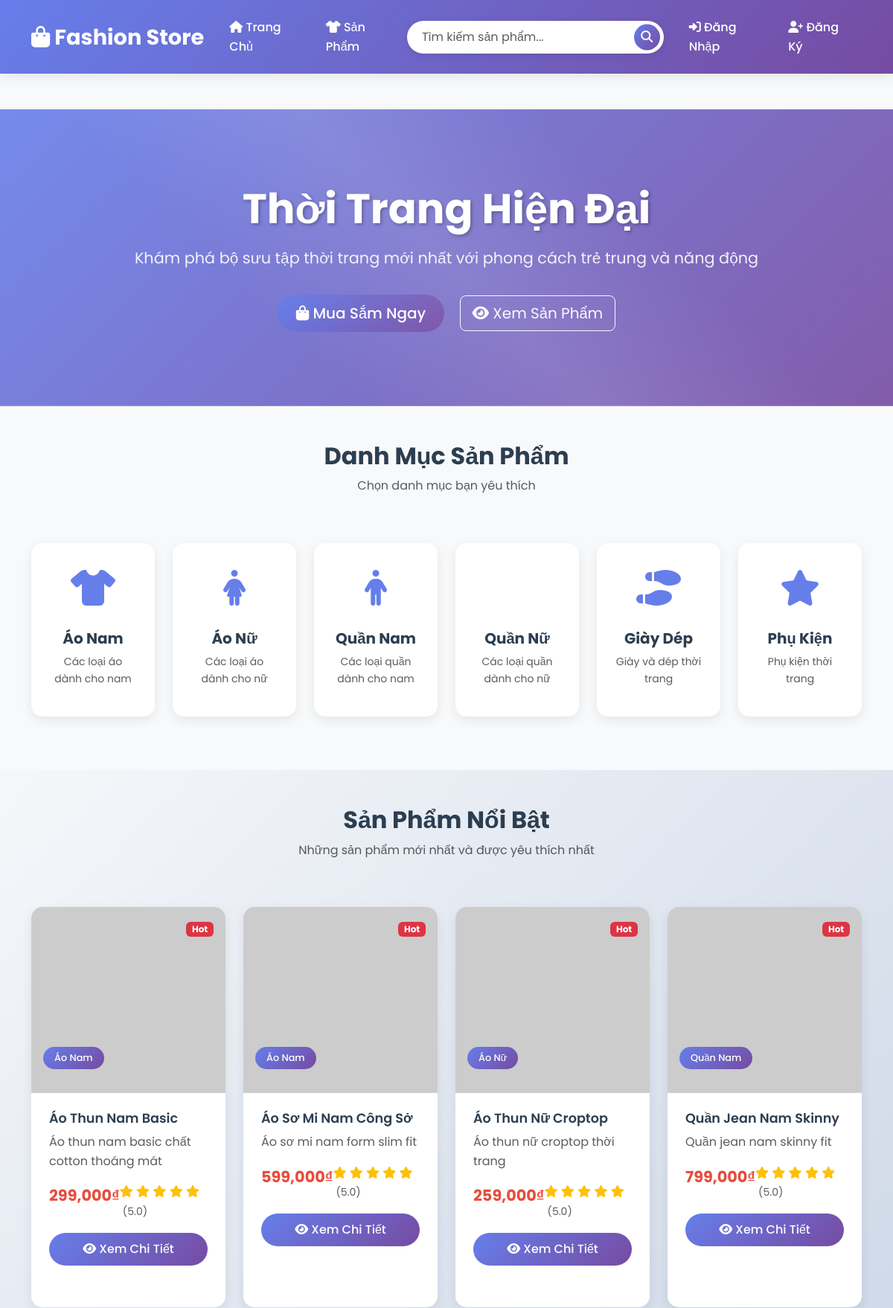
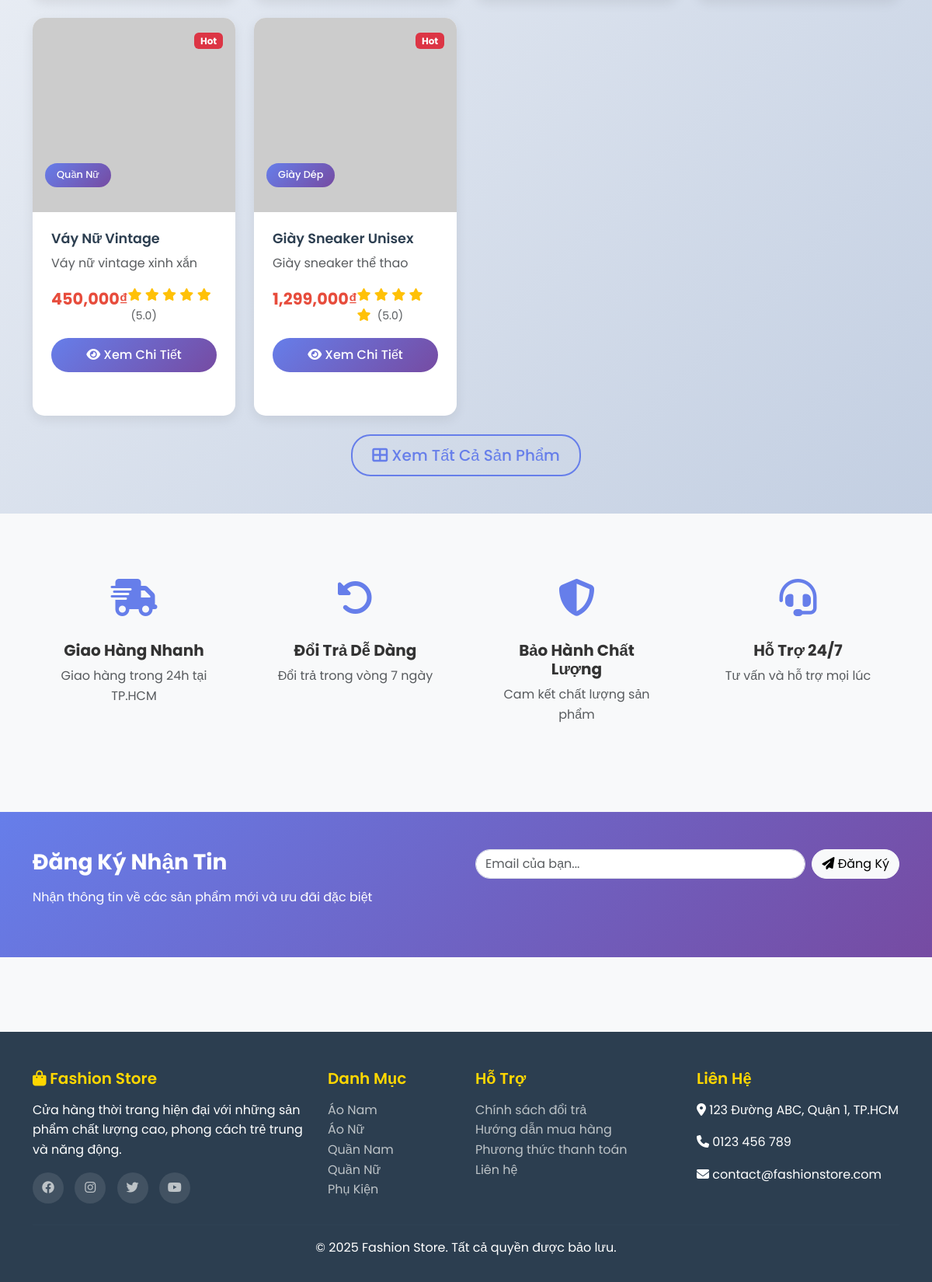
The page / on the database its author committed (2 pictures, top to bottom).
### tables this page shows
CREATE TABLE categories (
            id INTEGER PRIMARY KEY AUTOINCREMENT,
            name TEXT UNIQUE NOT NULL,
            description TEXT,
            created_at TIMESTAMP DEFAULT CURRENT_TIMESTAMP
        );

CREATE TABLE products (
            id INTEGER PRIMARY KEY AUTOINCREMENT,
            name TEXT NOT NULL,
            description TEXT,
            price REAL NOT NULL,
            category_id INTEGER,
            image_url TEXT,
            stock INTEGER DEFAULT 0,
            size TEXT,
            color TEXT,
            created_at TIMESTAMP DEFAULT CURRENT_TIMESTAMP,
            FOREIGN KEY (category_id) REFERENCES categories (id)
        );

### app.py (the view)
    def index(self):
        conn = self.get_db_connection()
        products = conn.execute('''
            SELECT p.*, c.name as category_name
            FROM products p
            LEFT JOIN categories c ON p.category_id = c.id
            ORDER BY p.created_at DESC
            LIMIT 8
        ''').fetchall()
        categories = conn.execute('SELECT * FROM categories').fetchall()
        conn.close()
        return render_template('index.html', products=products, categories=categories)

### templates/index.html (shortened to what this page needs)
{% extends "base.html" %}
{% block content %}
<section class="hero-section">
    <div class="container">
        <div class="row">
            <div class="col-12">
                <h1 class="hero-title">Thời Trang Hiện Đại</h1>
                <p class="hero-subtitle">Khám phá bộ sưu tập thời trang mới nhất với phong cách trẻ trung và năng động</p>
                <a href="{{ url_for('products') }}" class="btn btn-primary btn-lg me-3">
                    <i class="fas fa-shopping-bag"></i> Mua Sắm Ngay
                </a>
                <a href="#featured-products" class="btn btn-outline-light btn-lg">
                    <i class="fas fa-eye"></i> Xem Sản Phẩm
                </a>
            </div>
        </div>
    </div>
</section>
<section class="py-5">
    <div class="container">
        <div class="row">
            <div class="col-12 text-center mb-5">
                <h2 class="fw-bold" style="color: #2c3e50;">Danh Mục Sản Phẩm</h2>
                <p class="text-muted">Chọn danh mục bạn yêu thích</p>
            </div>
        </div>
        <div class="row">
            {% for category in categories %}
            <div class="col-lg-2 col-md-4 col-sm-6 mb-4">
                <a href="{{ url_for('products', category=category.id) }}" class="text-decoration-none">
                    <div class="text-center p-4 h-100" style="background: white; border-radius: 15px; box-shadow: 0 5px 15px rgba(0,0,0,0.08); transition: all 0.3s ease;">
                        <div class="mb-3" style="font-size: 3rem; color: #667eea;">
                            {% if 'Áo Nam' in category.name %}
                                <i class="fas fa-tshirt"></i>
                            {% elif 'Áo Nữ' in category.name %}
                                <i class="fas fa-female"></i>
                            {% elif 'Quần Nam' in category.name %}
                                <i class="fas fa-male"></i>
                            {% elif 'Quần Nữ' in category.name %}
                                <i class="fas fa-dress"></i>
                            {% elif 'Giày' in category.name %}
                                <i class="fas fa-shoe-prints"></i>
                            {% else %}
                                <i class="fas fa-star"></i>
                            {% endif %}
                        </div>
                        <h5 class="fw-bold" style="color: #2c3e50;">{{ category.name }}</h5>
                        <p class="text-muted small">{{ category.description }}</p>
                    </div>
                </a>
            </div>
            {% endfor %}
        </div>
    </div>
</section>
<section id="featured-products" class="py-5" style="background: linear-gradient(135deg, #f5f7fa 0%, #c3cfe2 100%);">
    <div class="container">
        <div class="row">
            <div class="col-12 text-center mb-5">
                <h2 class="fw-bold" style="color: #2c3e50;">Sản Phẩm Nổi Bật</h2>
                <p class="text-muted">Những sản phẩm mới nhất và được yêu thích nhất</p>
            </div>
        </div>
        <div class="row">
            {% for product in products %}
            <div class="col-lg-3 col-md-6 mb-4">
                <div class="product-card h-100">
                    <div class="position-relative overflow-hidden">
                        <img src="{{ product.image_url }}" class="card-img-top" alt="{{ product.name }}" onerror="this.src='https://via.placeholder.com/300x250/667eea/ffffff?text=Fashion+Item'">
                        <div class="position-absolute top-0 end-0 m-3">
                            <span class="badge bg-danger">Hot</span>
                        </div>
                        {% if product.category_name %}
                        <div class="position-absolute bottom-0 start-0 m-3">
                            <span class="category-tag">{{ product.category_name }}</span>
                        </div>
                        {% endif %}
                    </div>
                    <div class="card-body d-flex flex-column">
                        <h5 class="product-title">{{ product.name }}</h5>
                        <p class="card-text text-muted flex-grow-1">{{ product.description[:100] }}{% if product.description|length > 100 %}...{% endif %}</p>
                        <div class="d-flex justify-content-between align-items-center mb-3">
                            <span class="product-price">{{ "{:,.0f}".format(product.price) }}₫</span>
                            <div class="text-warning">
                                <i class="fas fa-star"></i>
                                <i class="fas fa-star"></i>
                                <i class="fas fa-star"></i>
                                <i class="fas fa-star"></i>
                                <i class="fas fa-star"></i>
                                <small class="text-muted ms-1">(5.0)</small>
                            </div>
                        </div>
                        <div class="d-grid gap-2">
                            <a href="{{ url_for('product_detail', product_id=product.id) }}" class="btn btn-primary">
                                <i class="fas fa-eye"></i> Xem Chi Tiết
                            </a>
                        </div>
                    </div>
                </div>
            </div>
            {% endfor %}
        </div>
        <div class="row">
            <div class="col-12 text-center">
                <a href="{{ url_for('products') }}" class="btn btn-outline-primary btn-lg">
                    <i class="fas fa-th-large"></i> Xem Tất Cả Sản Phẩm
                </a>
            </div>
        </div>
    </div>
</section>
<section class="py-5">
    <div class="container">
        <div class="row">
            <div class="col-md-3 text-center mb-4">
                <div class="p-4">
                    <div class="mb-3" style="font-size: 3rem; color: #667eea;">
                        <i class="fas fa-shipping-fast"></i>
                    </div>
                    <h5 class="fw-bold">Giao Hàng Nhanh</h5>
                    <p class="text-muted">Giao hàng trong 24h tại TP.HCM</p>
                </div>
            </div>
            <div class="col-md-3 text-center mb-4">
                <div class="p-4">
                    <div class="mb-3" style="font-size: 3rem; color: #667eea;">
                        <i class="fas fa-undo-alt"></i>
                    </div>
                    <h5 class="fw-bold">Đổi Trả Dễ Dàng</h5>
                    <p class="text-muted">Đổi trả trong vòng 7 ngày</p>
                </div>
            </div>
            <div class="col-md-3 text-center mb-4">
                <div class="p-4">
                    <div class="mb-3" style="font-size: 3rem; color: #667eea;">
                        <i class="fas fa-shield-alt"></i>
                    </div>
                    <h5 class="fw-bold">Bảo Hành Chất Lượng</h5>
                    <p class="text-muted">Cam kết chất lượng sản phẩm</p>
                </div>
            </div>
            <div class="col-md-3 text-center mb-4">
                <div class="p-4">
                    <div class="mb-3" style="font-size: 3rem; color: #667eea;">
                        <i class="fas fa-headset"></i>
                    </div>
                    <h5 class="fw-bold">Hỗ Trợ 24/7</h5>
                    <p class="text-muted">Tư vấn và hỗ trợ mọi lúc</p>
                </div>
            </div>
        </div>
    </div>
</section>
<section class="py-5" style="background: linear-gradient(135deg, #667eea 0%, #764ba2 100%);">
    <div class="container">
        <div class="row">
            <div class="col-md-6 text-white">
                <h3 class="fw-bold mb-3">Đăng Ký Nhận Tin</h3>
                <p>Nhận thông tin về các sản phẩm mới và ưu đãi đặc biệt</p>
            </div>
            <div class="col-md-6">
                <form class="d-flex gap-2">
                    <input type="email" class="form-control" placeholder="Email của bạn..." style="border-radius: 25px;">
                    <button type="submit" class="btn btn-light" style="border-radius: 25px; white-space: nowrap;">
                        <i class="fas fa-paper-plane"></i> Đăng Ký
                    </button>
                </form>
            </div>
        </div>
    </div>
</section>
{% endblock %}

### templates/base.html (shortened to what this page needs)
<!DOCTYPE html>
<html lang="vi">
<head>
    <link href="https://cdn.jsdelivr.net/npm/bootstrap@5.3.0/dist/css/bootstrap.min.css" rel="stylesheet">
    <link rel="stylesheet" href="https://cdnjs.cloudflare.com/ajax/libs/font-awesome/6.4.0/css/all.min.css">
</head>
<body>
    <nav class="navbar navbar-expand-lg navbar-dark">
        <div class="container">
            <a class="navbar-brand" href="{{ url_for('index') }}">
                <i class="fas fa-shopping-bag"></i> Fashion Store
            </a>
            <div class="collapse navbar-collapse" id="navbarNav">
                <ul class="navbar-nav me-auto">
                    <li class="nav-item">
                        <a class="nav-link" href="{{ url_for('index') }}">
                            <i class="fas fa-home"></i> Trang Chủ
                        </a>
                    </li>
                    <li class="nav-item">
                        <a class="nav-link" href="{{ url_for('products') }}">
                            <i class="fas fa-tshirt"></i> Sản Phẩm
                        </a>
                    </li>
                </ul>
                <div class="search-box me-3">
                    <form action="{{ url_for('products') }}" method="GET" class="d-flex">
                        <input class="form-control" type="search" name="search" placeholder="Tìm kiếm sản phẩm..." value="{{ request.args.get('search', '') }}">
                        <button type="submit">
                            <i class="fas fa-search"></i>
                        </button>
                    </form>
                </div>
                <ul class="navbar-nav">
                    {% if session.user_id %}
                        {% if session.role == 'admin' %}
                            <li class="nav-item">
                                <a class="nav-link" href="{{ url_for('admin_dashboard') }}">
                                    <i class="fas fa-cog"></i> Admin
                                </a>
                            </li>
                        {% endif %}
                        <li class="nav-item">
                            <a class="nav-link" href="#">
                                <div class="cart-icon">
                                    <i class="fas fa-shopping-cart"></i>
                                    <span class="cart-badge">0</span>
                                </div>
                            </a>
                        </li>
                        <li class="nav-item dropdown">
                            <a class="nav-link dropdown-toggle" href="#" role="button" data-bs-toggle="dropdown">
                                <i class="fas fa-user"></i> {{ session.username }}
                            </a>
                            <ul class="dropdown-menu">
                                <li><a class="dropdown-item" href="#"><i class="fas fa-user-edit"></i> Hồ Sơ</a></li>
                                <li><a class="dropdown-item" href="#"><i class="fas fa-history"></i> Đơn Hàng</a></li>
                                <li><hr class="dropdown-divider"></li>
                                <li><a class="dropdown-item" href="{{ url_for('logout') }}"><i class="fas fa-sign-out-alt"></i> Đăng Xuất</a></li>
                            </ul>
                        </li>
                    {% else %}
                        <li class="nav-item">
                            <a class="nav-link" href="{{ url_for('login') }}">
                                <i class="fas fa-sign-in-alt"></i> Đăng Nhập
                            </a>
                        </li>
                        <li class="nav-item">
                            <a class="nav-link" href="{{ url_for('register') }}">
                                <i class="fas fa-user-plus"></i> Đăng Ký
                            </a>
                        </li>
                    {% endif %}
                </ul>
            </div>
        </div>
    </nav>
    <main class="main-content fade-in">
        {% block content %}{% endblock %}
    </main>
    <footer class="footer">
        <div class="container">
            <div class="row">
                <div class="col-md-4">
                    <h5><i class="fas fa-shopping-bag"></i> Fashion Store</h5>
                    <p>Cửa hàng thời trang hiện đại với những sản phẩm chất lượng cao, phong cách trẻ trung và năng động.</p>
                    <div class="social-icons">
                        <a href="#"><i class="fab fa-facebook"></i></a>
                        <a href="#"><i class="fab fa-instagram"></i></a>
                        <a href="#"><i class="fab fa-twitter"></i></a>
                        <a href="#"><i class="fab fa-youtube"></i></a>
                    </div>
                </div>
                <div class="col-md-2">
                    <h5>Danh Mục</h5>
                    <ul class="list-unstyled">
                        <li><a href="#">Áo Nam</a></li>
                        <li><a href="#">Áo Nữ</a></li>
                        <li><a href="#">Quần Nam</a></li>
                        <li><a href="#">Quần Nữ</a></li>
                        <li><a href="#">Phụ Kiện</a></li>
                    </ul>
                </div>
                <div class="col-md-3">
                    <h5>Hỗ Trợ</h5>
                    <ul class="list-unstyled">
                        <li><a href="#">Chính sách đổi trả</a></li>
                        <li><a href="#">Hướng dẫn mua hàng</a></li>
                        <li><a href="#">Phương thức thanh toán</a></li>
                        <li><a href="#">Liên hệ</a></li>
                    </ul>
                </div>
                <div class="col-md-3">
                    <h5>Liên Hệ</h5>
                    <p><i class="fas fa-map-marker-alt"></i> 123 Đường ABC, Quận 1, TP.HCM</p>
                    <p><i class="fas fa-phone"></i> 0123 456 789</p>
                    <p><i class="fas fa-envelope"></i> contact@fashionstore.com</p>
                </div>
            </div>
            <hr style="border-color: #34495e;">
            <div class="row">
                <div class="col-12 text-center">
                    <p>&copy; 2025 Fashion Store. Tất cả quyền được bảo lưu.</p>
                </div>
            </div>
        </div>
    </footer>
</body>
</html>

### rows shown on the page
categories: name "Áo Nam", description "Các loại áo dành cho nam"
categories: name "Áo Nữ", description "Các loại áo dành cho nữ"
categories: name "Quần Nam", description "Các loại quần dành cho nam"
categories: name "Quần Nữ", description "Các loại quần dành cho nữ"
categories: name "Giày Dép", description "Giày và dép thời trang"
categories: name "Phụ Kiện", description "Phụ kiện thời trang"
products: category_name "Áo Nam", name "Áo Thun Nam Basic", description "Áo thun nam basic chất cotton thoáng mát", price "299,000"
products: category_name "Áo Nam", name "Áo Sơ Mi Nam Công Sở", description "Áo sơ mi nam form slim fit", price "599,000"
products: category_name "Áo Nữ", name "Áo Thun Nữ Croptop", description "Áo thun nữ croptop thời trang", price "259,000"
products: category_name "Quần Nam", name "Quần Jean Nam Skinny", description "Quần jean nam skinny fit", price "799,000"
products: category_name "Quần Nữ", name "Váy Nữ Vintage", description "Váy nữ vintage xinh xắn", price "450,000"
products: category_name "Giày Dép", name "Giày Sneaker Unisex", description "Giày sneaker thể thao", price "1,299,000"
